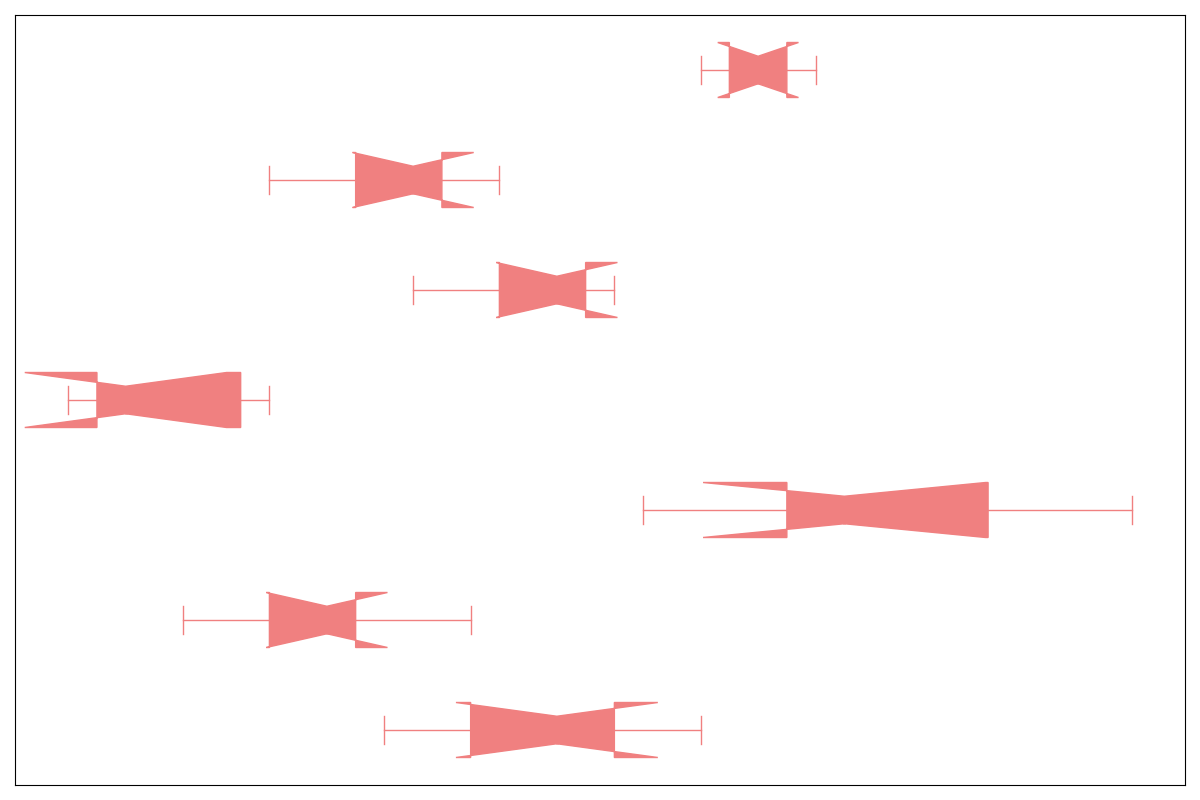

Reproduce this figure in Python.
import matplotlib.pyplot as plt

# Define growth data for each sector
ai_growth = [22, 27, 19, 25, 30]
cyber_growth = [12, 18, 15, 22, 17]
fintech_growth = [35, 28, 40, 33, 45]
edtech_growth = [8, 15, 10, 14, 9]
healthtech_growth = [25, 23, 20, 26, 27]
agritech_growth = [15, 20, 18, 23, 21]  # New data series
cleantech_growth = [30, 34, 32, 33, 31]  # New data series

growth_data = [
    ai_growth, cyber_growth, fintech_growth, edtech_growth, 
    healthtech_growth, agritech_growth, cleantech_growth
]

# Define distinct colors
colors = ['lightcoral', 'lightblue', 'lightgreen', 'peachpuff', 
          'lightsalmon', 'lightsteelblue', 'lightpink']

# Create the plot
fig, ax = plt.subplots(figsize=(12, 8))

# Create a boxplot with shuffled colors
ax.boxplot(growth_data, vert=False, notch=True, patch_artist=True,
           boxprops=dict(facecolor=colors[0], color=colors[0]),
           whiskerprops=dict(color=colors[0]),
           capprops=dict(color=colors[0]),
           medianprops=dict(color=colors[0], linewidth=2),
           flierprops=dict(marker='o', color=colors[0], markersize=8, alpha=0.5))

# Set tick labels
ax.set_xticklabels([])
ax.set_yticklabels([])

# Other plot configurations
plt.yticks([])
plt.xticks([])
plt.tight_layout()

plt.show()
